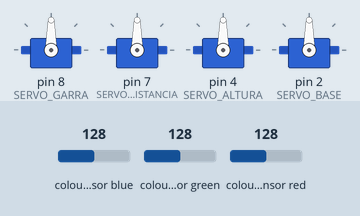
The sketch below on a simulated Arduino Uno, built with avr-gcc and run on an emulated ATmega328P. On the bench: 4 × servo. The test bench sets the inputs (shaded band); at power-on: colour sensor red 128, colour sensor blue 128, colour sensor green 128. What the sketch prints to the serial monitor is not drawn.

Above: at 18.0 s.
18.1 s: colour sensor red set to 69
At 24.4 s:
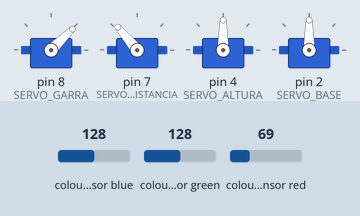
33.5 s: colour sensor red set to 60
At 34.1 s:
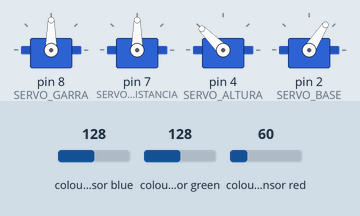
48.9 s: colour sensor red set to 36
64.3 s: colour sensor red set to 30
At 84.3 s:
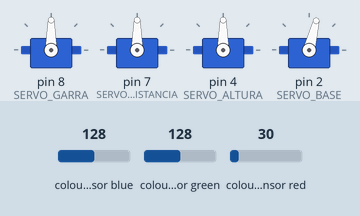
Timing chart, 0 to 106.1 s (numbered marks = the images above; inputs shaded):
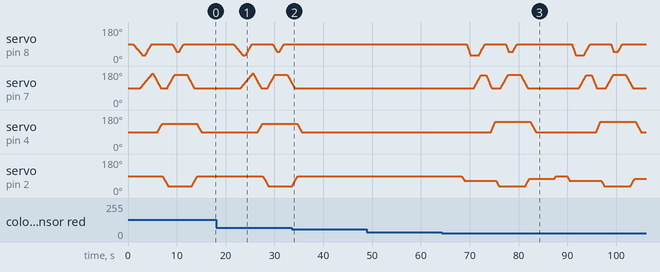

Measured:
- the behaviour switches between 65 and 64 on colour sensor red (found by bisection; images 1 and 2)
- the behaviour switches between 33 and 32 on colour sensor red (found by bisection; images 2 and 3)
- after the input at 33.5 s, servo on pin 8 (SERVO_GARRA): stops changing and stays 90°; servo on pin 7 (SERVO_DISTANCIA): goes on until 34.1 s, then stays 90°; servo on pin 4 (SERVO_ALTURA): goes on until 35.5 s, then stays 90°; servo on pin 2 (SERVO_BASE): goes on until 34.8 s, then stays 90°
- after the input at 48.9 s, every drawn part: stays the same
- by itself, servo on pin 4 (SERVO_ALTURA): rises from 90° to 135° in 0.94 s, then falls to 90° in 8.0 s

The sketch:

robotica.ino
```cpp
#include <Arduino.h>
#include <VarSpeedServo.h>
#include <Wire.h>
#include "Adafruit_TCS34725.h"

// **Definição dos pinos dos servos**
#define SERVO_GARRA 8
#define SERVO_DISTANCIA 7
#define SERVO_ALTURA 4
#define SERVO_BASE 2

// **Inicialização do sensor TCS34725**
Adafruit_TCS34725 tcs = Adafruit_TCS34725(TCS34725_INTEGRATIONTIME_50MS, TCS34725_GAIN_4X);

// **Objetos dos servos**
VarSpeedServo servo_distancia;
VarSpeedServo servo_garra;
VarSpeedServo servo_altura;
VarSpeedServo servo_base;

// **Função para detectar vermelho (R alto, G e B baixos)**
bool isRed(uint8_t r, uint8_t g, uint8_t b) {
  return (r > 1 && g < 100 && b < 100 /*&& r > g * 1.5 && r > b * 1.5*/);
}

// **Função para detectar preto (todos os valores baixos)**
bool isBlack(uint8_t r, uint8_t g, uint8_t b) {
  return (r < 1 && g < 50 && b < 50);
}

void setup() {
  Serial.begin(9600);

  // **Inicializa o sensor de cor**0202
  if (!tcs.begin()) {
    Serial.println("Erro: Sensor TCS34725 não encontrado!");
    while (1); // **Para o programa se o sensor não for detectado**
  }

  // **Anexa os servos aos pinos**
  servo_garra.attach(SERVO_GARRA);
  servo_distancia.attach(SERVO_DISTANCIA);
  servo_altura.attach(SERVO_ALTURA);
  servo_base.attach(SERVO_BASE);

  // **Nova posição inicial com base na centralização mecânica (90 como centro)**
  servo_distancia.write(90);
  servo_garra.write(90);
  servo_altura.write(90);
  servo_base.write(90);
}

void loop() {
  // **Lê os valores RGB do sensor**
  uint16_t r, g, b, c;
  tcs.getRawData(&r, &g, &b, &c);

  // **Normaliza os valores para 0-255**
  uint8_t red = map(r, 0, 65535, 0, 255);
  uint8_t green = map(g, 0, 65535, 0, 255);
  uint8_t blue = map(b, 0, 65535, 0, 255);

  // **Exibe os valores no Serial Monitor (opcional)**
  Serial.print("R: "); Serial.print(red);
  Serial.print(" G: "); Serial.print(green);
  Serial.print(" B: "); Serial.println(blue);

  // **Verifica a cor e executa o movimento correspondente**
  if (isRed(red, green, blue)) {
    Serial.println("Cor detectada: VERMELHO → Executando Caso 1");
    caso1();
  } else if (isBlack(red, green, blue)) {
    Serial.println("Cor detectada: PRETO → Executando Caso 2");
    caso2();
  } else {
    Serial.println("Cor indefinida! Aguardando nova leitura...");
    delay(1000);
  }

  final(); // **Retorna à posição inicial**
}

// **Movimento para objetos VERMELHOS (Caso 1)**
void caso1() {
  delay(1000);
  servo_garra.slowmove(30, 20);          // Abre a garra
  delay(1500);
  servo_distancia.slowmove(170, 20);     // Avança até o alvo
  delay(1000);
  servo_garra.slowmove(90, 30);          // Fecha a garra
  delay(1500);
  servo_distancia.slowmove(90, 30);      // Retorna à posição inicial
  delay(1000);
  servo_altura.slowmove(135, 30);        // Levanta o braço
  delay(1000);
  servo_base.slowmove(35, 30);           // Gira para a posição da caixa
  delay(1000);
  servo_distancia.slowmove(160, 30);     // Posiciona para soltar
  delay(1000);
  servo_garra.slowmove(50, 30);          // Abre a garra para soltar
  delay(1500);
  servo_garra.slowmove(90, 30);          // Fecha a garra novamente
  delay(1500);
  servo_distancia.slowmove(90, 30);      // Retorna à base
  delay(1000);
  servo_base.slowmove(90, 30);           // Volta à posição inicial
  delay(1000);
  servo_altura.slowmove(90, 30);         // Abaixa o braço
  delay(1000);
}

// **Movimento para objetos PRETOS (Caso 2)**
void caso2() {
  delay(1000);
  servo_base.slowmove(65, 30);           // Gira para o alvo
  delay(1000);
  servo_garra.slowmove(30, 50);          // Abre a garra
  delay(1500);
  servo_distancia.slowmove(158, 30);     // Avança até o alvo
  delay(1000);
  servo_garra.slowmove(90, 30);          // Fecha a garra
  delay(1500);
  servo_distancia.slowmove(90, 40);      // Retorna à posição inicial
  delay(1000);
  servo_altura.slowmove(145, 40);        // Levanta o braço
  delay(1000);
  servo_base.slowmove(35, 30);           // Gira para a caixa
  delay(1000);
  servo_distancia.slowmove(160, 30);     // Posiciona para soltar
  delay(1000);
  servo_garra.slowmove(50, 50);          // Abre a garra para soltar
  delay(1500);
  servo_garra.slowmove(90, 30);          // Fecha a garra novamente
  delay(1500);
  servo_distancia.slowmove(90, 30);      // Retorna à base
  delay(1000);
  servo_base.slowmove(76, 30);           // Volta à posição inicial
  delay(1000);
  servo_altura.slowmove(90, 30);         // Abaixa o braço
  delay(1000);
}

// **Função para retornar à posição inicial**
void final() {
  servo_distancia.slowmove(90, 30);
  delay(1000);
  servo_garra.slowmove(90, 30);
  delay(1500);
  servo_altura.slowmove(90, 30);
  delay(1500);
  servo_base.slowmove(90, 30);
  delay(1500);
}
```
